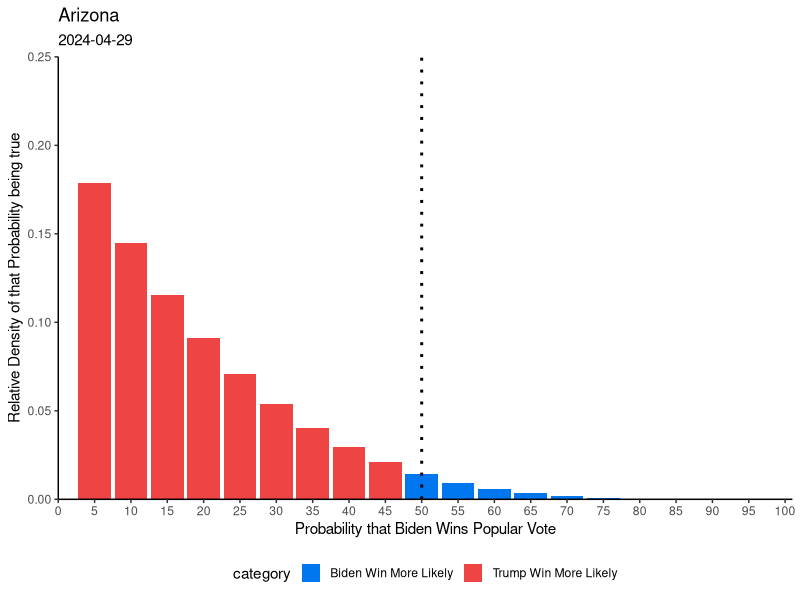
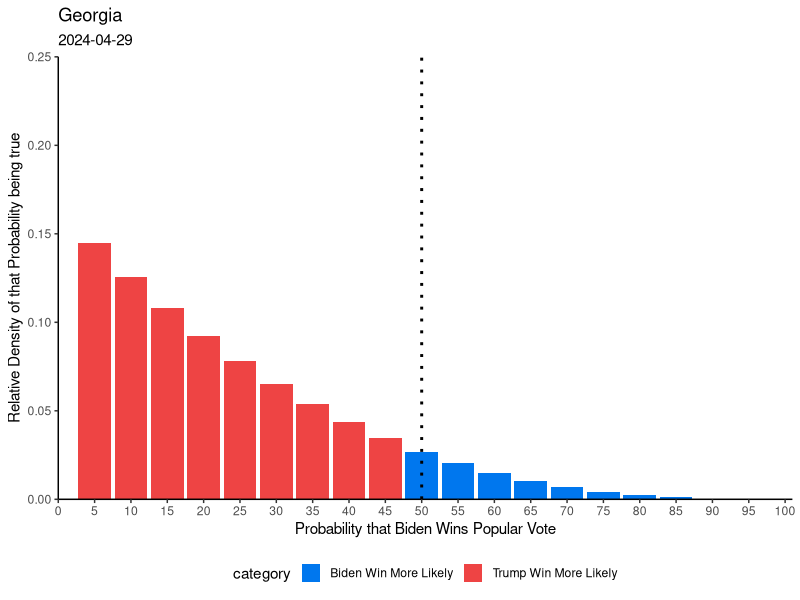
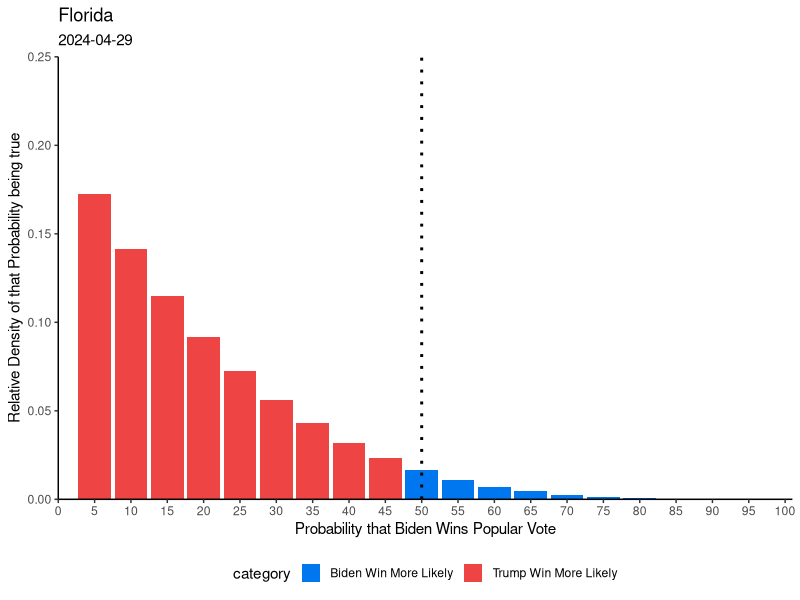
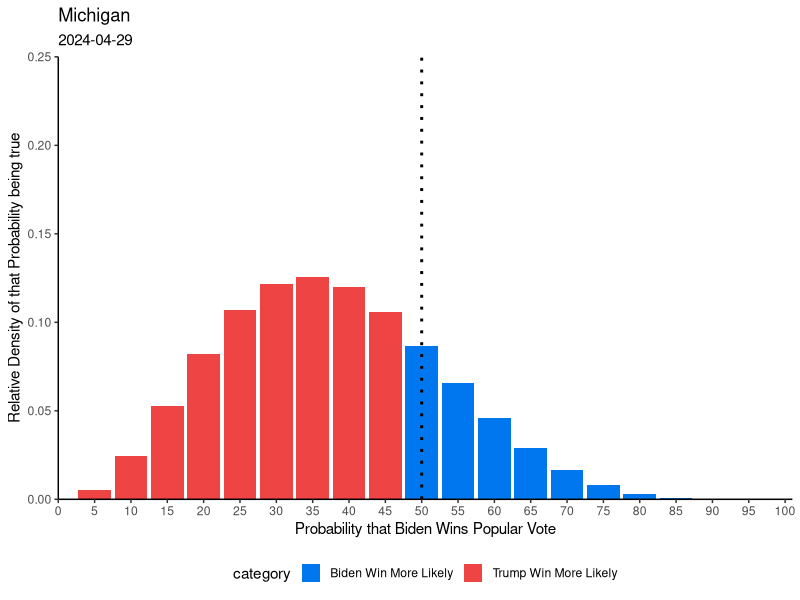
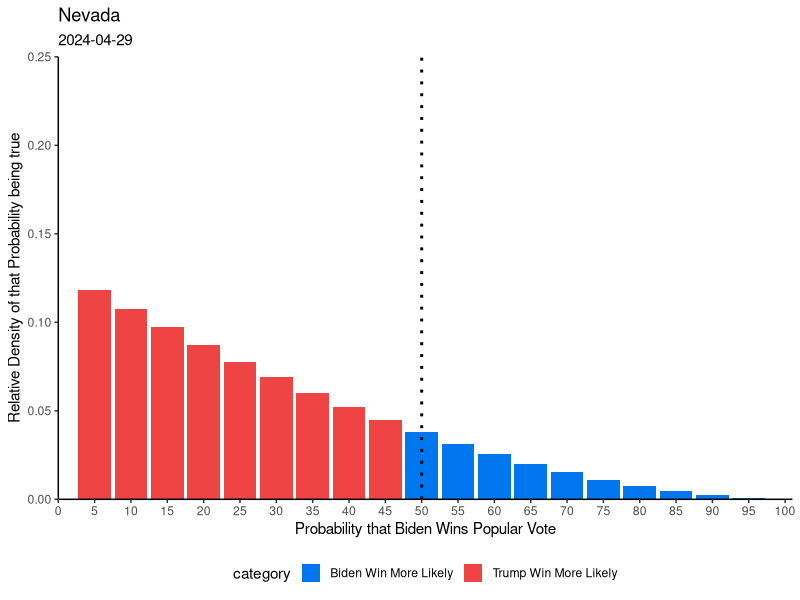
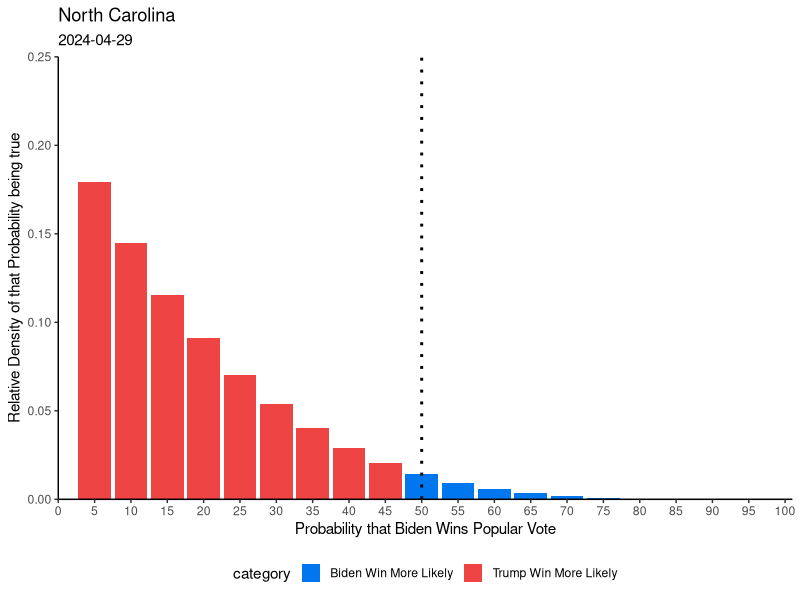
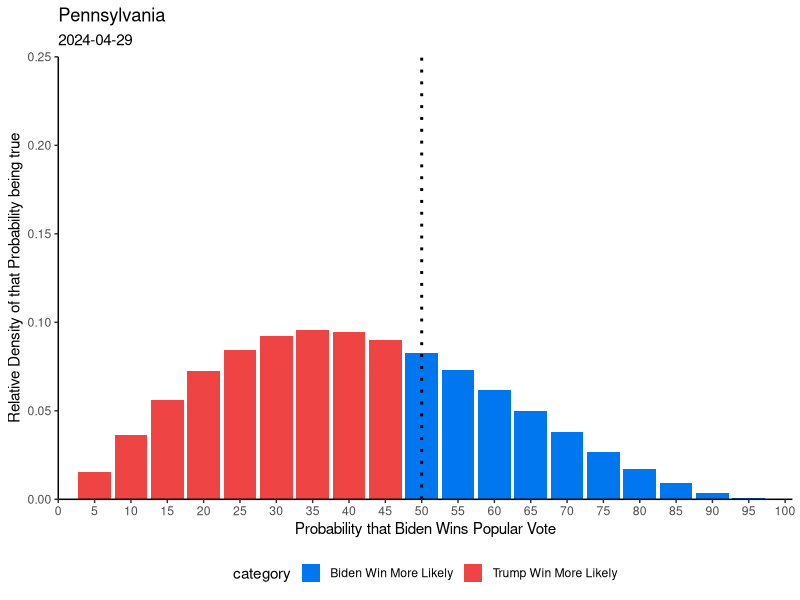
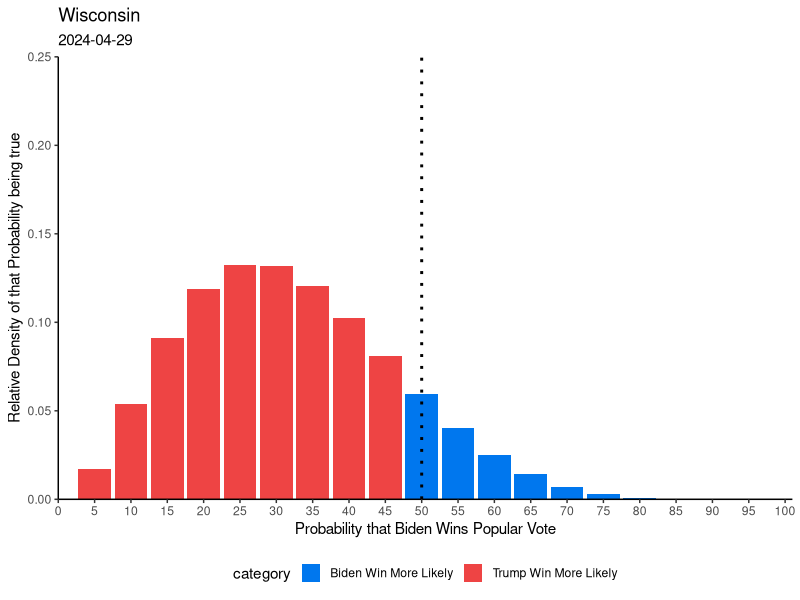

Recreate these plots in R, in order.
library(data.table)
library(ggplot2)


state_plots <- function(state, date, data, w, l){

  data$density <- data$p**w*(1-data$p)**l# * factorial(w+l+1)/(factorial(w)*factorial(l))
  data$density <- data$density / sum(data$density)
  data$category <- fifelse(data$p < 0.5, "Trump Win More Likely", "Biden Win More Likely")
  data$category <- as.character(data$category)

  # max value
  # data[order(-ways)][1,1]


  # plotting
  g <- ggplot(data, aes(x=as.integer(p*100), y=density))+
  geom_col(aes(fill=category), size=1.5)+
  scale_fill_manual(values=c(
    "Trump Win More Likely"="#ee4444",
    "Biden Win More Likely"="#0077ee"
  ))+
  #geom_vline(xintercept = as.numeric(data[order(-density)][1,1]), linetype="dotted", color="#666666", size=1)+
  geom_vline(xintercept = 50, color="#000000", size=1, linetype="dotted")+
  theme_bw()+
  xlab("Probability that Biden Wins Popular Vote")+
  ylab("Relative Density of that Probability being true")+
  theme(legend.position = "bottom")+
  scale_x_continuous(breaks=seq(0,100,5),expand = c(0,0), limits=c(0,101))+
  scale_y_continuous(expand=c(0,0), limits=c(0,0.25))+
  theme(axis.line = element_line(color='black'),
        plot.background = element_blank(),
        panel.grid.major = element_blank(),
        panel.grid.minor = element_blank(),
        panel.border = element_blank())+
  labs(title=state, subtitles=date)
  #ggsave(filename = paste(state, date,'png'), g)
  g
}

date <- "2024-04-29"
data <- data.table(p=c(0:20)/20)

state_plots(       "Arizona", date, data, 0, 3.93)
ggsave(paste("Arizona", date, ".png"))

state_plots(       "Georgia", date, data, 0.00, 2.62)
ggsave(paste("Georgia", date, ".png"))

state_plots(       "Florida", date, data, 0.00, 3.67)
ggsave(paste("Florida", date, ".png"))

state_plots(     "Michigan", date, data, 2.60, 4.96)
ggsave(paste("Michigan", date, ".png"))

state_plots(        "Nevada", date, data, 0, 1.78)
ggsave(paste("Nevada", date, ".png"))

state_plots("North Carolina", date, data, 0, 3.95)
ggsave(paste("North Carolina", date, ".png"))

state_plots(  "Pennsylvania", date, data, 1.41, 2.46)
ggsave(paste("Pennsylvania", date, ".png"))

state_plots(     "Wisconsin", date, data, 2.08, 5.53)
ggsave(paste("Wisconsin", date, ".png"))
